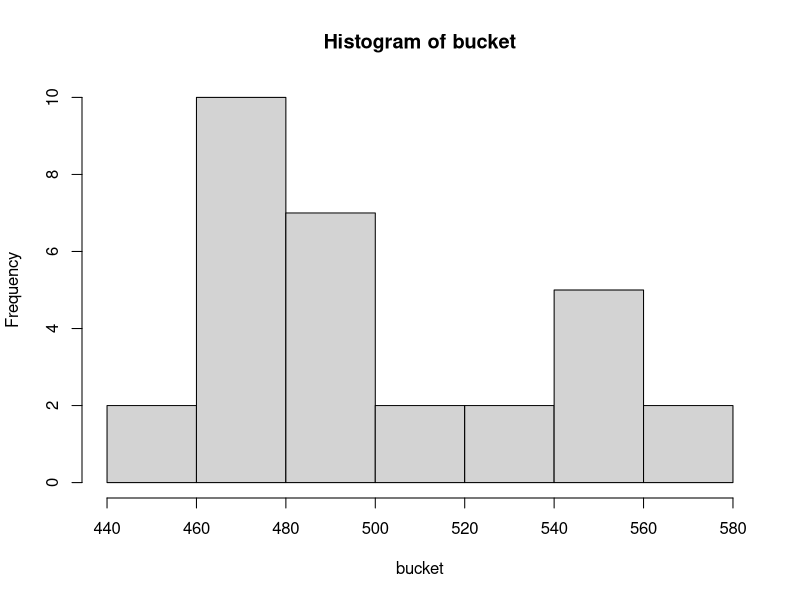

This chart was generated by the following R code:
## ---- chunk 1
buildDY <- function(csize=35){
  bdlist=1:365
  out <- sample(bdlist,csize,replace=T)
}
## ---- chunk 2
try1=buildDY(csize = 35)
table(try1)
## ---- chunk 3
maxdup = function(inlist){
    out <- max(table(inlist))
}
## ---- chunk 4
bucket=numeric()
for (j in 1:30){
  


brownlow=0
trials = numeric()

for (i in 1:1137) {
  a<-buildDY(csize = 35)
  trials[i] = maxdup(a)
 
}

out <- ifelse(trials>=2,1,-2) 
bucket[j] <- sum(out)
}
hist(bucket)
## ---- chunk 5
mean(bucket)
## ---- chunk 6
sd(bucket)
## ---- chunk 7
bucket=numeric()
for (j in 1:10){
  


brownlow=0
trials = numeric()

for (i in 1:1137) {
  a<-buildDY(csize = 29)
  trials[i] = maxdup(a)
 
}

out <- ifelse(trials>=2,1,-2) 
bucket[j] <- sum(out)
}
